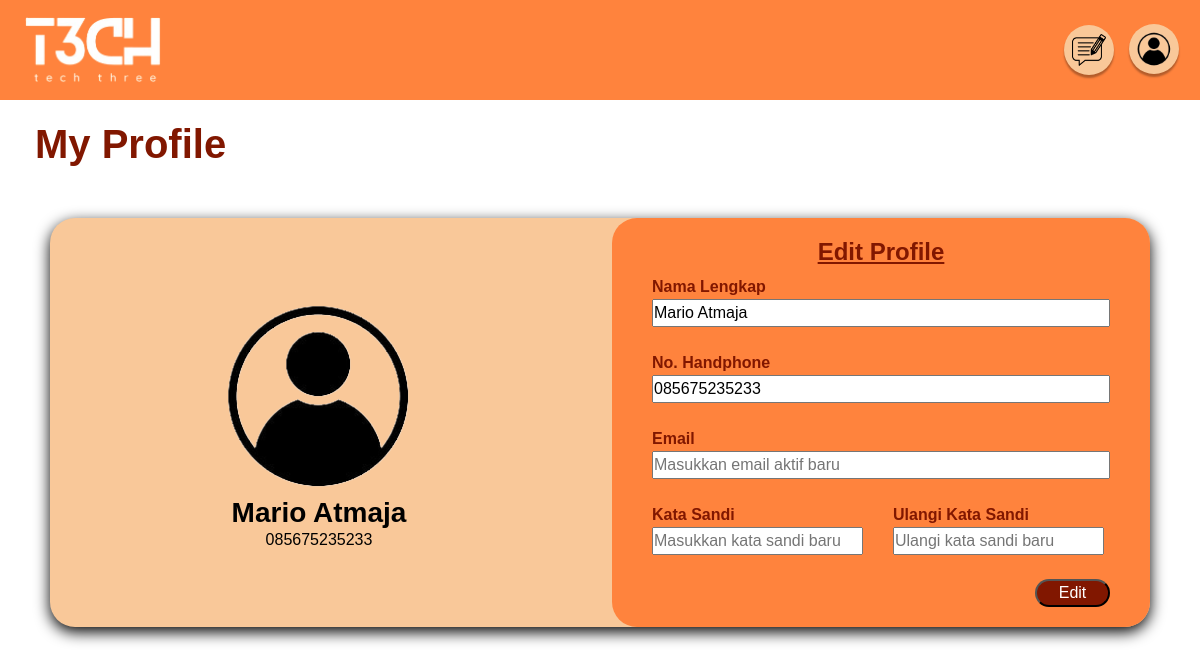
Before: /profile.php (signed in) with the older database file.
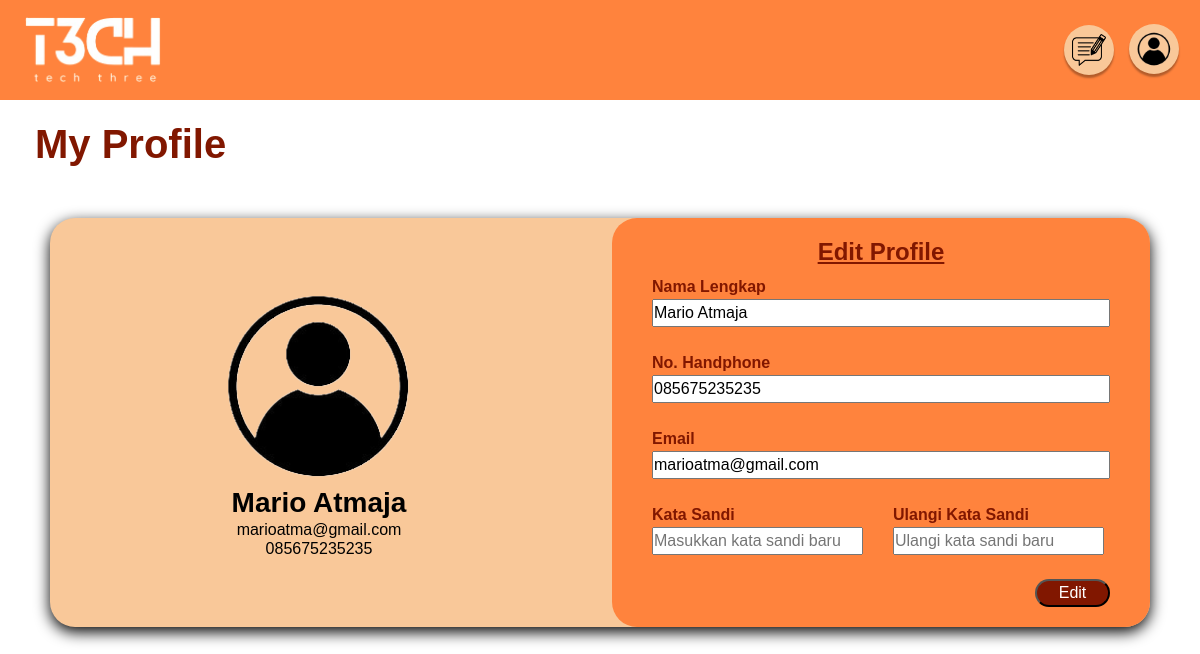
After: the same page with the newer database file.
### tables this page shows
CREATE TABLE `user` (
  `Id_User` varchar(20) NOT NULL,
  `Nama_User` varchar(50) NOT NULL,
  `Password_User` varchar(20) NOT NULL,
  `No_Telp_User` varchar(20) NOT NULL,
  `Nama_Kelas` varchar(50) DEFAULT NULL,
  `Tanggal_Lahir_User` date DEFAULT NULL,
  `email` varchar(50) DEFAULT NULL,
  `Id_Admin` varchar(20) DEFAULT NULL,
  `Id_Tugas` varchar(20) DEFAULT NULL,
  `Nilai_Tugas` int(11) DEFAULT NULL
);

### profile.php (the view, shortened to what this page needs)
<?php
include 'db_connect.php';
if (isset($_SESSION['user_id'])) {
    $userId = $_SESSION['user_id'];
} else {
    header("Location: login.php");
    exit;
}
$query = "SELECT `Nama_User`, `No_Telp_User`, `email` FROM `user` WHERE `Id_User`='$userId'";
$result = $conn->query($query);
$namaUser = "";
$noTelpUser = "";
$emailUser = "";
if ($result->num_rows > 0) {
    while ($row = $result->fetch_assoc()) {
        $namaUser = $row['Nama_User'];
        $noTelpUser = $row['No_Telp_User'];
        $emailUser = $row['email'];
    }
} else {
    echo "Data user tidak ditemukan.";
}
?>
<!DOCTYPE html>
<html>
<head>
    <link rel="stylesheet" href="techthree.css">
    <link href="https://cdn.jsdelivr.net/npm/bootstrap@5.3.3/dist/css/bootstrap.min.css" rel="stylesheet"
>
</head>
<body>
<header>
    <a id="logo_link" href="dashboard.php">
        <img src="Logo.png" id="logo">
    </a>
    <nav id="nav_header">
        <a href="feedback.php" class="circle-container">
            <img class="circle-img" src="feedback.png">
        </a>
        <p id="userProf" onclick="toggleMenu()" class="circle-container">
            <img class="circle-img" src="user.png">
        </p>
    </nav>
</header>
<h1 id="h1-p"><b>My Profile</b></h1>
<div class="container-profile">
    <div class="row">
        <div class="col" id="my-profile">
            <img src="user.png" id="profilePicture" class="default-avatar" onclick="changeAvatar()" alt="Ava Image">
            <h3 class="h-p"><b><?php echo htmlspecialchars($namaUser); ?></b></h3>
            <h6 class="h-p"><?php echo htmlspecialchars($emailUser); ?></h6>
            <h6 class="h-p"><?php echo htmlspecialchars($noTelpUser); ?></h6>
        </div>
        <div class="col">
            <form id="edit-profile" method="POST" action="<?php echo htmlspecialchars($_SERVER["PHP_SELF"]); ?>">
                <h4 style="text-align: center"><b><u>Edit Profile</u></b></h4>
                <label for="name">Nama Lengkap</label>
                <input type="text" id="name" name="name" value="<?php echo htmlspecialchars($namaUser); ?>" placeholder="Masukkan nama lengkap"><br>
                <label for="pnumber">No. Handphone</label>
                <input type="tel" id="pnumber" name="pnumber" value="<?php echo htmlspecialchars($noTelpUser); ?>" placeholder="Masukkan No. Handphone baru"><br>
                <label for="email">Email</label>
                <input type="email" id="email" name="email" value="<?php echo htmlspecialchars($emailUser); ?>" placeholder="Masukkan email aktif baru"><br>
                <div class="row" id="sandi-profile">
                    <div class="col">
                        <label for="pwd">Kata Sandi</label>
                        <input type="password" id="pwd" name="pwd" placeholder="Masukkan kata sandi baru"><br>
                    </div>
                    <div class="col">
                        <label for="cpwd">Ulangi Kata Sandi</label>
                        <input type="password" id="cpwd" name="cpwd" placeholder="Ulangi kata sandi baru"><br>
                    </div>
                </div><br>
                <button class="button-regist" type="submit">Edit</button>
            </form>
        </div>
    </div>
</div>
</body>
</html>

### techthree.css (style rules this page uses)
* { margin: 0; padding: 0; box-sizing: border-box; font-family: sans-serif; }
header { background-color: #FF833D; display: flex; justify-content: space-between; align-items: center; height: 100px; width: 100%; }
#logo_link { display: flex; align-items: center; margin: 0 2%; height: 100%; }
#logo { height: 70%; width: auto; cursor: pointer; }
#nav_header { display: flex; justify-content: space-around; align-items: center; height: 100%; padding-right: 3%; }
.circle-container { background-color: #f9c899; border-radius: 50%; box-shadow: 0 3px 2px rgba(0, 0, 0, 0.3); height: 50%; margin-right: 15%; padding: 7%; }
.circle-img { height: 100%; width: auto; cursor: pointer; display: flex; justify-self: center; align-self: center; }
#userProf { transform: translateY(7px); }
.container-profile { position: relative; margin: 50px; background-color: #f9c899; border-radius: 25px; box-shadow: 0 5px 15px #000000; width: auto; min-height: 150px; }
#h1-p { margin: 20px 0; padding-left: 35px; padding-bottom: 0px; color: #811700; }
#my-profile { display: flex; flex-direction: column; justify-content: center; align-items: center; }
.h-p { color: #000000; margin: 0 0 0; font-family: sans-serif; }
#edit-profile { display: flex; flex-direction: column; padding: 20px 40px; height: 100%; color: #811700; font-weight: bold; background-color: #FF833D; border-radius: 25px; }
#sandi-profile { flex-direction: row; width: auto; }
.button-regist { width: 75px; border-radius: 20px; outline: none; align-self: flex-end; background-color:#811700; color: #ffffff; }
.default-avatar { width: 200px; height: 200px; object-fit: cover; cursor: pointer; border-radius: 50%; }

Changed rows visible on the page:
changed user "Mario Atmaja": email (not shown) → "marioatma@gmail.com"; No_Telp_User "085675235233" → "085675235235"; pnumber "085675235233" → "085675235235"
